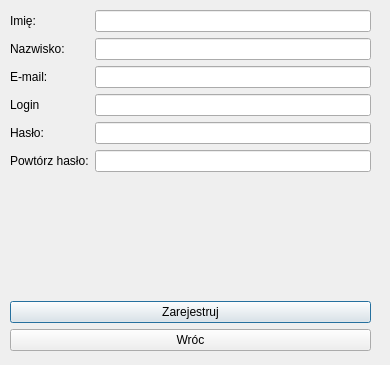
<?xml version="1.0" encoding="UTF-8"?>
<ui version="4.0">
 <class>reg_user</class>
 <widget class="QDialog" name="reg_user">
  <property name="geometry">
   <rect>
    <x>0</x>
    <y>0</y>
    <width>390</width>
    <height>365</height>
   </rect>
  </property>
  <property name="windowTitle">
   <string>Dialog</string>
  </property>
  <widget class="QWidget" name="formLayoutWidget">
   <property name="geometry">
    <rect>
     <x>10</x>
     <y>10</y>
     <width>361</width>
     <height>169</height>
    </rect>
   </property>
   <layout class="QFormLayout" name="formLayout">
    <item row="0" column="0">
     <widget class="QLabel" name="l_imie">
      <property name="text">
       <string>Imię: </string>
      </property>
     </widget>
    </item>
    <item row="0" column="1">
     <widget class="QLineEdit" name="le_imie"/>
    </item>
    <item row="1" column="0">
     <widget class="QLabel" name="l_nazwisko">
      <property name="text">
       <string>Nazwisko: </string>
      </property>
     </widget>
    </item>
    <item row="1" column="1">
     <widget class="QLineEdit" name="le_nazwisko"/>
    </item>
    <item row="2" column="0">
     <widget class="QLabel" name="l_mail">
      <property name="text">
       <string>E-mail:</string>
      </property>
     </widget>
    </item>
    <item row="2" column="1">
     <widget class="QLineEdit" name="le_mail"/>
    </item>
    <item row="3" column="0">
     <widget class="QLabel" name="l_login">
      <property name="text">
       <string>Login</string>
      </property>
     </widget>
    </item>
    <item row="3" column="1">
     <widget class="QLineEdit" name="le_login"/>
    </item>
    <item row="4" column="0">
     <widget class="QLabel" name="l_haslo">
      <property name="text">
       <string>Hasło:</string>
      </property>
     </widget>
    </item>
    <item row="4" column="1">
     <widget class="QLineEdit" name="le_haslo">
      <property name="echoMode">
       <enum>QLineEdit::Password</enum>
      </property>
     </widget>
    </item>
    <item row="5" column="1">
     <widget class="QLineEdit" name="le_haslo_2">
      <property name="echoMode">
       <enum>QLineEdit::Password</enum>
      </property>
     </widget>
    </item>
    <item row="5" column="0">
     <widget class="QLabel" name="l_haslo_2">
      <property name="text">
       <string>Powtórz hasło:</string>
      </property>
     </widget>
    </item>
   </layout>
  </widget>
  <widget class="QWidget" name="verticalLayoutWidget">
   <property name="geometry">
    <rect>
     <x>10</x>
     <y>180</y>
     <width>361</width>
     <height>171</height>
    </rect>
   </property>
   <layout class="QVBoxLayout" name="verticalLayout">
    <item>
     <widget class="QLabel" name="l_info">
      <property name="text">
       <string/>
      </property>
      <property name="alignment">
       <set>Qt::AlignCenter</set>
      </property>
     </widget>
    </item>
    <item>
     <widget class="QPushButton" name="pb_register">
      <property name="text">
       <string>Zarejestruj</string>
      </property>
     </widget>
    </item>
    <item>
     <widget class="QPushButton" name="pb_back">
      <property name="text">
       <string>Wróc</string>
      </property>
     </widget>
    </item>
   </layout>
  </widget>
 </widget>
 <resources/>
 <connections/>
</ui>
